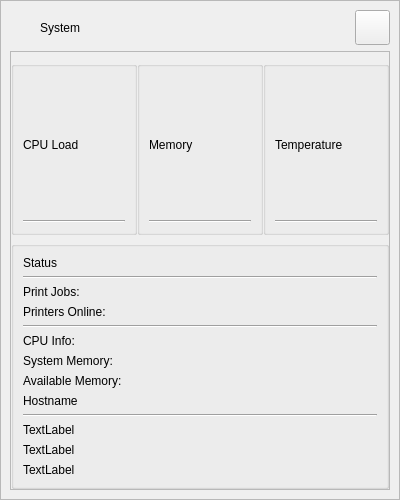
<?xml version="1.0" encoding="UTF-8"?>
<ui version="4.0">
 <class>SystemWidget</class>
 <widget class="QFrame" name="SystemWidget">
  <property name="geometry">
   <rect>
    <x>0</x>
    <y>0</y>
    <width>400</width>
    <height>500</height>
   </rect>
  </property>
  <property name="minimumSize">
   <size>
    <width>400</width>
    <height>500</height>
   </size>
  </property>
  <property name="maximumSize">
   <size>
    <width>400</width>
    <height>500</height>
   </size>
  </property>
  <property name="windowTitle">
   <string>Frame</string>
  </property>
  <layout class="QGridLayout" name="gridLayout">
   <property name="leftMargin">
    <number>0</number>
   </property>
   <property name="topMargin">
    <number>0</number>
   </property>
   <property name="rightMargin">
    <number>0</number>
   </property>
   <property name="bottomMargin">
    <number>0</number>
   </property>
   <property name="spacing">
    <number>0</number>
   </property>
   <item row="0" column="0">
    <widget class="QFrame" name="systemWidget">
     <property name="minimumSize">
      <size>
       <width>0</width>
       <height>0</height>
      </size>
     </property>
     <property name="frameShape">
      <enum>QFrame::StyledPanel</enum>
     </property>
     <property name="frameShadow">
      <enum>QFrame::Raised</enum>
     </property>
     <layout class="QGridLayout" name="gridLayout_10">
      <item row="0" column="1">
       <widget class="QLabel" name="systemTitle">
        <property name="text">
         <string>System</string>
        </property>
       </widget>
      </item>
      <item row="0" column="0">
       <widget class="QLabel" name="systemIcon">
        <property name="sizePolicy">
         <sizepolicy hsizetype="Fixed" vsizetype="Fixed">
          <horstretch>0</horstretch>
          <verstretch>0</verstretch>
         </sizepolicy>
        </property>
        <property name="minimumSize">
         <size>
          <width>24</width>
          <height>24</height>
         </size>
        </property>
        <property name="text">
         <string/>
        </property>
       </widget>
      </item>
      <item row="0" column="2">
       <widget class="QToolButton" name="systemWidgetToggleButton">
        <property name="minimumSize">
         <size>
          <width>35</width>
          <height>35</height>
         </size>
        </property>
        <property name="maximumSize">
         <size>
          <width>35</width>
          <height>35</height>
         </size>
        </property>
        <property name="text">
         <string/>
        </property>
        <property name="checkable">
         <bool>true</bool>
        </property>
       </widget>
      </item>
      <item row="1" column="0" colspan="3">
       <widget class="QFrame" name="systemWidgetContents">
        <property name="frameShape">
         <enum>QFrame::StyledPanel</enum>
        </property>
        <property name="frameShadow">
         <enum>QFrame::Raised</enum>
        </property>
        <layout class="QGridLayout" name="gridLayout_46">
         <property name="leftMargin">
          <number>0</number>
         </property>
         <property name="rightMargin">
          <number>0</number>
         </property>
         <property name="bottomMargin">
          <number>0</number>
         </property>
         <property name="horizontalSpacing">
          <number>0</number>
         </property>
         <item row="0" column="1">
          <widget class="QGroupBox" name="memoryFrame">
           <property name="title">
            <string/>
           </property>
           <layout class="QVBoxLayout" name="verticalLayout_18">
            <item>
             <layout class="QVBoxLayout" name="systemMemoryLoadLayout">
              <item>
               <widget class="QLabel" name="label_10">
                <property name="text">
                 <string>Memory</string>
                </property>
               </widget>
              </item>
              <item>
               <widget class="Line" name="line_9">
                <property name="orientation">
                 <enum>Qt::Horizontal</enum>
                </property>
               </widget>
              </item>
             </layout>
            </item>
           </layout>
          </widget>
         </item>
         <item row="0" column="0">
          <widget class="QGroupBox" name="cpuFrame">
           <property name="title">
            <string/>
           </property>
           <layout class="QVBoxLayout" name="verticalLayout_14">
            <item>
             <layout class="QVBoxLayout" name="systemCpuLoadLayout">
              <item>
               <widget class="QLabel" name="label_12">
                <property name="text">
                 <string>CPU Load</string>
                </property>
               </widget>
              </item>
              <item>
               <widget class="Line" name="line_11">
                <property name="orientation">
                 <enum>Qt::Horizontal</enum>
                </property>
               </widget>
              </item>
             </layout>
            </item>
           </layout>
          </widget>
         </item>
         <item row="0" column="2">
          <widget class="QGroupBox" name="temperatureFrame">
           <property name="title">
            <string/>
           </property>
           <layout class="QVBoxLayout" name="verticalLayout_22">
            <item>
             <layout class="QVBoxLayout" name="systemTemperatureLayout">
              <item>
               <widget class="QLabel" name="label_11">
                <property name="text">
                 <string>Temperature</string>
                </property>
               </widget>
              </item>
              <item>
               <widget class="Line" name="line_10">
                <property name="orientation">
                 <enum>Qt::Horizontal</enum>
                </property>
               </widget>
              </item>
             </layout>
            </item>
           </layout>
          </widget>
         </item>
         <item row="1" column="0" colspan="3">
          <widget class="QGroupBox" name="statusFrame">
           <property name="title">
            <string/>
           </property>
           <layout class="QVBoxLayout" name="verticalLayout_9">
            <item>
             <widget class="QLabel" name="label_13">
              <property name="text">
               <string>Status</string>
              </property>
             </widget>
            </item>
            <item>
             <widget class="Line" name="line_12">
              <property name="orientation">
               <enum>Qt::Horizontal</enum>
              </property>
             </widget>
            </item>
            <item>
             <widget class="QLabel" name="printJobsLabel">
              <property name="font">
               <font>
                <bold>false</bold>
               </font>
              </property>
              <property name="text">
               <string>Print Jobs: </string>
              </property>
             </widget>
            </item>
            <item>
             <widget class="QLabel" name="label_14">
              <property name="font">
               <font>
                <bold>false</bold>
               </font>
              </property>
              <property name="text">
               <string>Printers Online: </string>
              </property>
             </widget>
            </item>
            <item>
             <widget class="Line" name="line">
              <property name="orientation">
               <enum>Qt::Horizontal</enum>
              </property>
             </widget>
            </item>
            <item>
             <widget class="QLabel" name="cpuInfoLabel">
              <property name="font">
               <font>
                <bold>false</bold>
               </font>
              </property>
              <property name="text">
               <string>CPU Info:</string>
              </property>
             </widget>
            </item>
            <item>
             <widget class="QLabel" name="memoryCapacityLabel">
              <property name="text">
               <string>System Memory:</string>
              </property>
             </widget>
            </item>
            <item>
             <widget class="QLabel" name="memoryAvailableLabel">
              <property name="text">
               <string>Available Memory:</string>
              </property>
             </widget>
            </item>
            <item>
             <widget class="QLabel" name="hostnameLabel">
              <property name="font">
               <font>
                <bold>false</bold>
               </font>
              </property>
              <property name="text">
               <string>Hostname</string>
              </property>
             </widget>
            </item>
            <item>
             <widget class="Line" name="line_2">
              <property name="orientation">
               <enum>Qt::Horizontal</enum>
              </property>
             </widget>
            </item>
            <item>
             <widget class="QLabel" name="label">
              <property name="text">
               <string>TextLabel</string>
              </property>
             </widget>
            </item>
            <item>
             <widget class="QLabel" name="label_4">
              <property name="text">
               <string>TextLabel</string>
              </property>
             </widget>
            </item>
            <item>
             <widget class="QLabel" name="label_5">
              <property name="text">
               <string>TextLabel</string>
              </property>
             </widget>
            </item>
           </layout>
          </widget>
         </item>
        </layout>
       </widget>
      </item>
     </layout>
    </widget>
   </item>
  </layout>
 </widget>
 <resources/>
 <connections/>
</ui>
